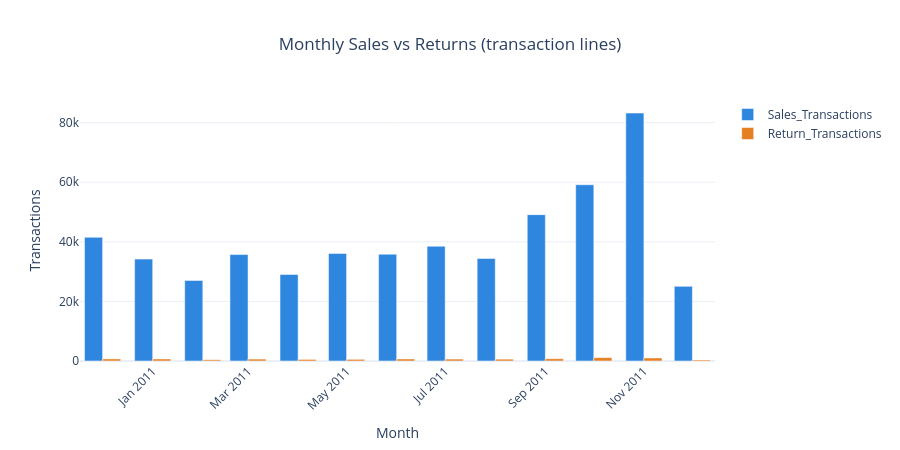

Source (notebook cell):
### Code cell
monthly_plot = (
    monthly_comparison[["Sales_Transactions", "Return_Transactions"]]
    .rename_axis("Month")
    .reset_index()
    .melt(id_vars="Month", var_name="Type", value_name="Transactions")
)

fig = px.bar(
    monthly_plot, x="Month", y="Transactions", color="Type", barmode="group",
    title="Monthly Sales vs Returns (transaction lines)",
    color_discrete_map={"Sales_Transactions": "#2E86DE", "Return_Transactions": "#E67E22"},
)
fig.update_layout(title_x=0.5, xaxis_tickangle=-45, legend_title="", height=450)
fig.show()

### Figure 1 — Plotly figure (JSON) as saved in the notebook; plotly's stock layout.template omitted (floating-point values rounded to 4 significant figures)
{"data": [{"alignmentgroup": "True", "hovertemplate": "Type=Sales_Transactions<br>Month=%{x}<br>Transactions=%{y}<extra></extra>", "legendgroup": "Sales_Transactions", "marker": {"color": "#2E86DE", "pattern": {"shape": ""}}, "name": "Sales_Transactions", "offsetgroup": "Sales_Transactions", "orientation": "v", "showlegend": true, "textposition": "auto", "type": "bar", "x": ["2010-12", "2011-01", "2011-02", "2011-03", "2011-04", "2011-05", "2011-06", "2011-07", "2011-08", "2011-09", "2011-10", "2011-11", "2011-12"], "xaxis": "x", "y": [41508, 34191, 27042, 35718, 29033, 36106, 35853, 38515, 34405, 49116, 59157, 83215, 25054], "yaxis": "y"}, {"alignmentgroup": "True", "hovertemplate": "Type=Return_Transactions<br>Month=%{x}<br>Transactions=%{y}<extra></extra>", "legendgroup": "Return_Transactions", "marker": {"color": "#E67E22", "pattern": {"shape": ""}}, "name": "Return_Transactions", "offsetgroup": "Return_Transactions", "orientation": "v", "showlegend": true, "textposition": "auto", "type": "bar", "x": ["2010-12", "2011-01", "2011-02", "2011-03", "2011-04", "2011-05", "2011-06", "2011-07", "2011-08", "2011-09", "2011-10", "2011-11", "2011-12"], "xaxis": "x", "y": [698, 679, 418, 642, 531, 558, 669, 642, 617, 760, 1126, 1016, 348], "yaxis": "y"}], "layout": {"barmode": "group", "height": 450, "legend": {"title": {"text": ""}, "tracegroupgap": 0}, "title": {"text": "Monthly Sales vs Returns (transaction lines)", "x": 0.5}, "xaxis": {"anchor": "y", "domain": [0, 1], "tickangle": -45, "title": {"text": "Month"}}, "yaxis": {"anchor": "x", "domain": [0, 1], "title": {"text": "Transactions"}}}}
